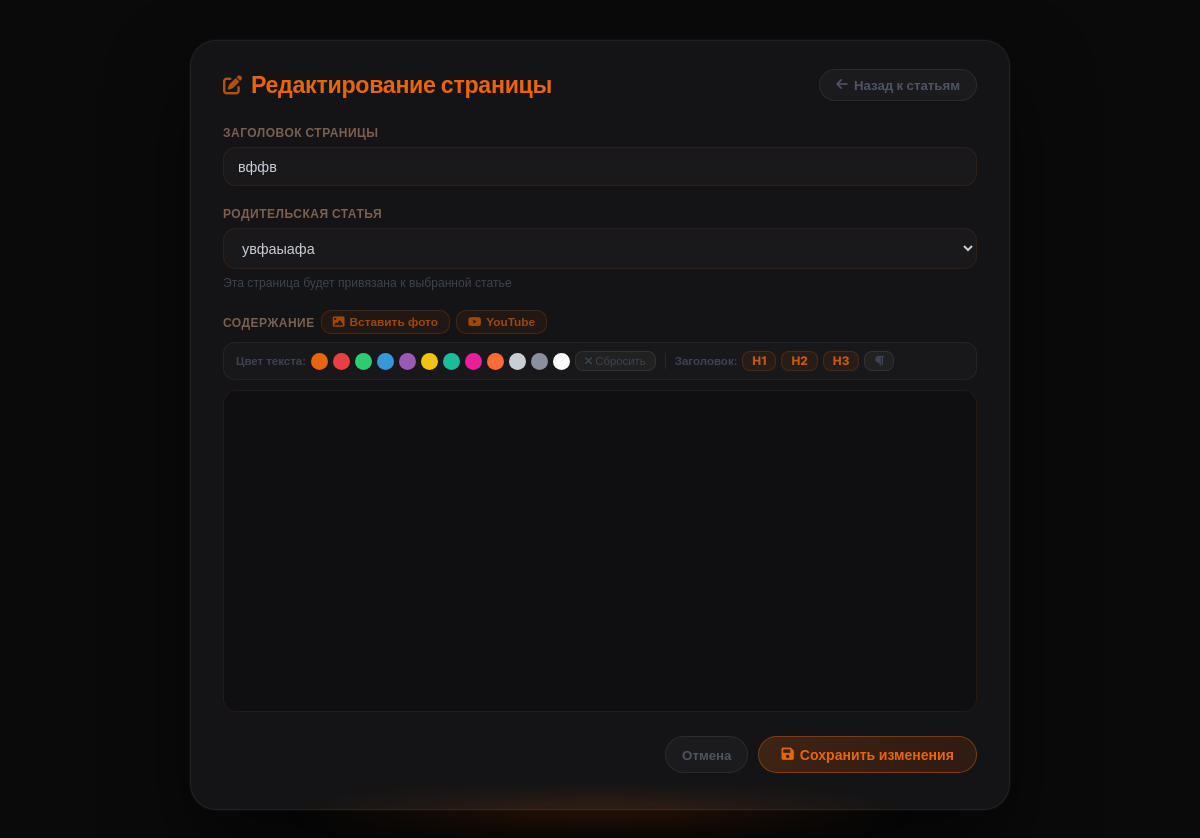
The page /admin/extra/1 (signed in) on the database as committed earlier.
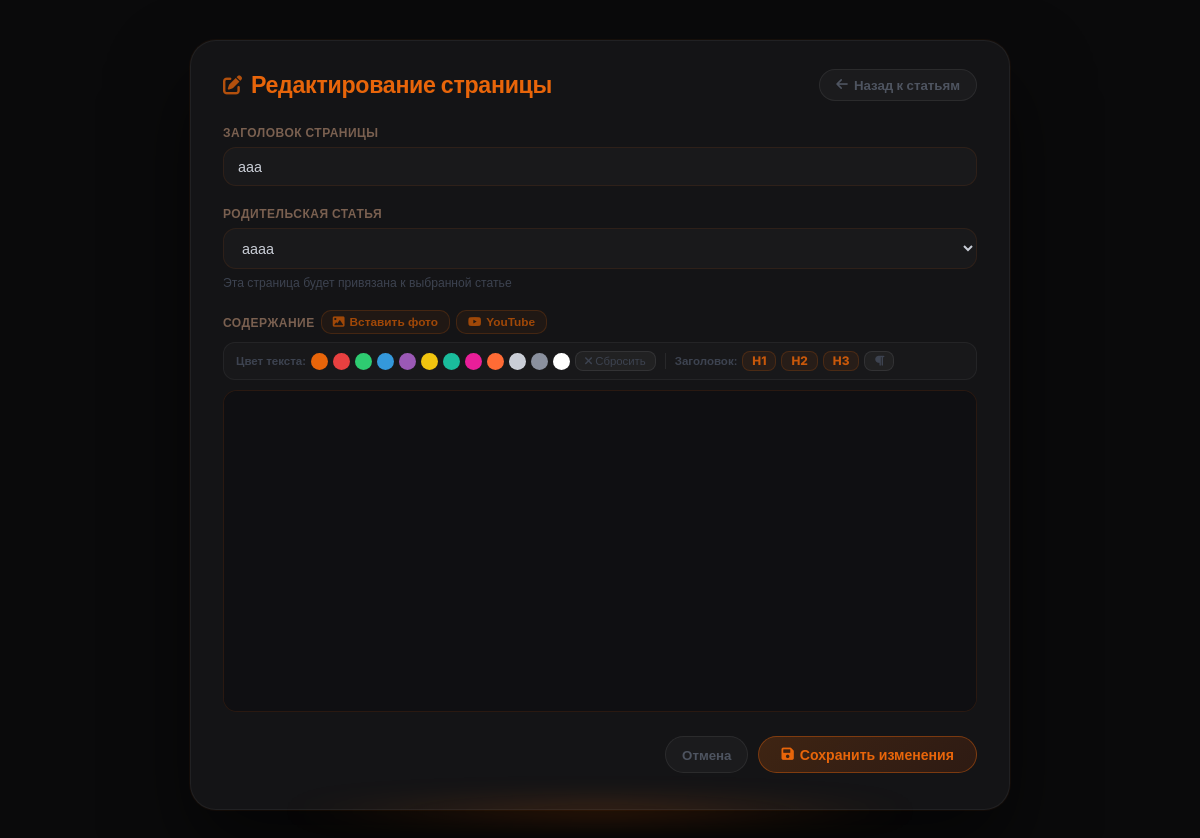
The same page on the database as committed later.
### models.py (models this page shows, shortened)
class ExtraPage(db.Model):
    __tablename__ = 'extra_pages'
    id         = db.Column(db.Integer, primary_key=True)
    title      = db.Column(db.String(300), nullable=False)
    content    = db.Column(db.Text, nullable=False)
    views      = db.Column(db.Integer, default=0)
    created_at = db.Column(db.DateTime, default=datetime.utcnow)
    article_id = db.Column(db.Integer, db.ForeignKey('articles.id'), nullable=False)
    author_id  = db.Column(db.Integer, db.ForeignKey('users.id'),    nullable=False)

class Article(db.Model):
    __tablename__ = 'articles'
    id          = db.Column(db.Integer, primary_key=True)
    title       = db.Column(db.String(300), nullable=False)
    preview     = db.Column(db.Text, nullable=True)       # краткое описание
    content     = db.Column(db.Text, nullable=False)
    image       = db.Column(db.String(500), nullable=True)  # URL изображения (старый способ)
    image_file  = db.Column(db.String(300), nullable=True)  # имя файла загруженного изображения
    video_url   = db.Column(db.String(500), nullable=True)  # ссылка на YouTube
    video_file  = db.Column(db.String(300), nullable=True)  # загруженный видео-файл
    category    = db.Column(db.String(50), default='article')
    views       = db.Column(db.Integer, default=0)
    likes       = db.Column(db.Integer, default=0)
    dislikes    = db.Column(db.Integer, default=0)
    created_at  = db.Column(db.DateTime, default=datetime.utcnow)
    updated_at  = db.Column(db.DateTime, default=datetime.utcnow, onupdate=datetime.utcnow)
    author_id   = db.Column(db.Integer, db.ForeignKey('users.id'), nullable=False)
    game_id     = db.Column(db.Integer, db.ForeignKey('games.id'), nullable=True)
    comments    = db.relationship('Comment',      backref='article', lazy='dynamic',
                                  cascade='all, delete-orphan')
    votes       = db.relationship('Vote',         backref='article', lazy='dynamic',
                                  cascade='all, delete-orphan')
    extra_pages = db.relationship('ExtraPage',    backref='article', lazy='dynamic',
                                  cascade='all, delete-orphan')
    dropdown_items = db.relationship('DropdownItem', backref='article', lazy='dynamic',
                                     cascade='all, delete-orphan', order_by='DropdownItem.order')
    article_views  = db.relationship('ArticleView',  backref='article', lazy='dynamic',
                                     cascade='all, delete-orphan')

### app.py (the view, shortened to what this page needs)
@app.route('/admin/extra/<int:page_id>', methods=['GET', 'POST'])
@login_required
@editor_required
def admin_extra_edit(page_id):
    page = ExtraPage.query.get_or_404(page_id)
    if current_user.role == 3 and page.author_id != current_user.id:
        flash('Вы можете редактировать только свои страницы', 'error')
        return redirect(url_for('admin_articles'))
    return render_template('admin/extra_edit.html', page=page,
                           articles=Article.query.order_by(Article.title).all())

### app.py (called while the page is built)
@login_manager.user_loader
def load_user(user_id):
    return User.query.get(int(user_id))

@app.before_request
def update_last_seen():
    if current_user.is_authenticated:
        current_user.last_seen = datetime.utcnow()
        db.session.commit()

@app.after_request
def add_security_headers(response):
    response.headers['X-Content-Type-Options'] = 'nosniff'
    response.headers['X-Frame-Options']        = 'DENY'
    response.headers['X-XSS-Protection']       = '1; mode=block'
    response.headers.pop('Server', None)
    response.headers.pop('X-Powered-By', None)
    return response

def editor_required(f):
    from functools import wraps
    @wraps(f)
    def decorated(*args, **kwargs):
        if not current_user.is_authenticated or current_user.role < 2: abort(403)
        return f(*args, **kwargs)
    return decorated

### templates/admin/extra_edit.html (shortened to what the changed rows need)
{% extends "base.html" %}
{% block content %}
<link href="https://cdn.quilljs.com/1.3.7/quill.snow.css" rel="stylesheet">
<div class="edit-outer">
<div class="edit-card">
    <div class="edit-header">
        <h1 class="edit-title">
            <i class="fas fa-{% if page %}edit{% else %}plus{% endif %}"></i>
            {% if page %}Редактирование страницы{% else %}Новая доп. страница{% endif %}
        </h1>
    </div>
    <form method="POST" action="{{ url_for('admin_extra_edit', page_id=page.id) if page else url_for('admin_extra_create') }}" id="mainForm">
        <div class="form-group">
            <label for="title">Заголовок страницы</label>
            <input type="text" id="title" name="title"
                   value="{{ page.title if page else '' }}"
                   placeholder="Например: DLC: Забытые тайны" required>
        </div>
        <div class="form-group">
            <label for="article_id">Родительская статья</label>
            <select id="article_id" name="article_id" required>
                {% for article in articles %}
                    <option value="{{ article.id }}" {% if page and page.article_id == article.id %}selected{% endif %}>
                        {{ article.title }}
                    </option>
                {% endfor %}
            </select>
            <div class="help-text">Эта страница будет привязана к выбранной статье</div>
        </div>
    </form>
</div>
</div>
{% endblock %}

Rows that differ between the two databases and show on the page:
changed ExtraPage: title "вффв" → "ааа"; article_id "увфаыафа" → "аааа"
